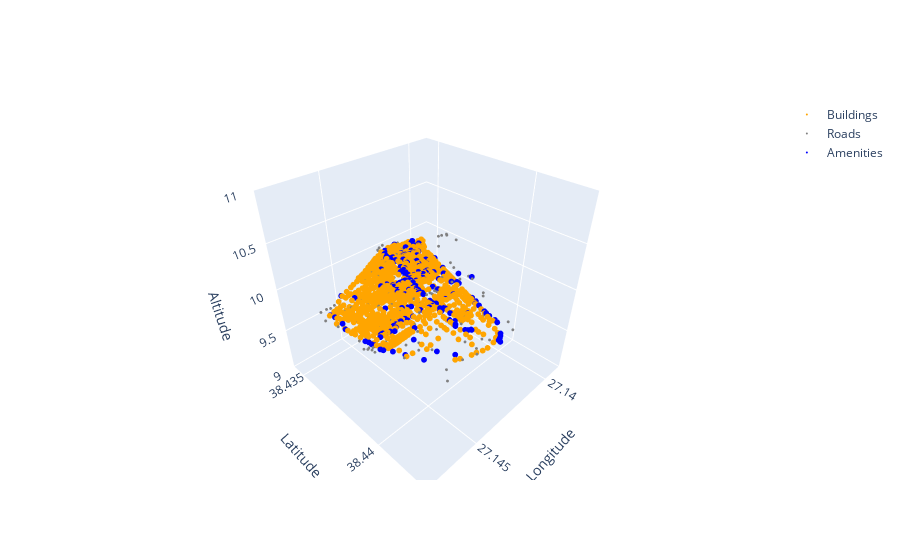

Write notebook code for a chart like this one.
### Code cell
import osmnx as ox
import plotly.graph_objs as go

# Define your location (you can use a place name or coordinates)
place_name = "Alsancak Mahallesi, Konak, Izmir, Turkey"

# Retrieve building footprints, roads, and amenities directly from OpenStreetMap
buildings = ox.geometries_from_place(place_name, tags={'building': True})
roads = ox.geometries_from_place(place_name, tags={'highway': True})
amenities = ox.geometries_from_place(place_name, tags={'amenity': True})

# Assign a constant altitude value for all features
altitude = 10  # You can adjust this value as needed

# Create Plotly traces for buildings, roads, and amenities
building_trace = go.Scatter3d(
    x=buildings['geometry'].apply(lambda geom: geom.centroid.x),
    y=buildings['geometry'].apply(lambda geom: geom.centroid.y),
    z=[altitude] * len(buildings),
    mode='markers',
    marker=dict(color='orange', size=2),
    name='Buildings'
)

road_trace = go.Scatter3d(
    x=roads['geometry'].apply(lambda geom: geom.centroid.x),
    y=roads['geometry'].apply(lambda geom: geom.centroid.y),
    z=[altitude] * len(roads),
    mode='markers',
    marker=dict(color='gray', size=1),
    name='Roads'
)

amenity_trace = go.Scatter3d(
    x=amenities['geometry'].apply(lambda geom: geom.centroid.x),
    y=amenities['geometry'].apply(lambda geom: geom.centroid.y),
    z=[altitude] * len(amenities),
    mode='markers',
    marker=dict(color='blue', size=2),
    name='Amenities'
)

# Create layout for the 3D plot
layout = go.Layout(
    scene=dict(
        xaxis=dict(title='Longitude'),
        yaxis=dict(title='Latitude'),
        zaxis=dict(title='Altitude'),
        aspectmode='cube'
    )
)

# Create the figure and plot
fig = go.Figure(data=[building_trace, road_trace, amenity_trace], layout=layout)
fig.show()

### Figure 1 — Plotly figure (JSON) as saved in the notebook; plotly's stock layout.template omitted (floating-point values rounded to 4 significant figures; data arrays with more than 128 entries replaced by an {"elided": "..."} marker saying what was removed)
{"data": [{"marker": {"color": "orange", "size": 2}, "mode": "markers", "name": "Buildings", "type": "scatter3d", "x": {"elided": "856 float values"}, "y": {"elided": "856 float values"}, "z": {"elided": "856 int values"}}, {"marker": {"color": "gray", "size": 1}, "mode": "markers", "name": "Roads", "type": "scatter3d", "x": [27.15, 27.14, 27.15, 27.14, 27.15, 27.14, 27.15, 27.14, 27.15, 27.14, 27.15, 27.14, 27.15, 27.14, 27.15, 27.15, 27.14, 27.14, 27.14, 27.15, 27.15, 27.15, 27.14, 27.14, 27.14, 27.14, 27.14, 27.14, 27.15, 27.15, 27.14, 27.14, 27.14, 27.14, 27.14, 27.14, 27.14, 27.14, 27.14, 27.14, 27.14, 27.14, 27.14, 27.14, 27.14, 27.14, 27.15, 27.15, 27.15, 27.15, 27.15, 27.15, 27.15, 27.14, 27.14, 27.15, 27.14, 27.14, 27.14, 27.14, 27.15, 27.14, 27.14, 27.14, 27.15, 27.14, 27.15, 27.14, 27.14, 27.15, 27.15, 27.14, 27.15, 27.15, 27.14, 27.14, 27.14, 27.15, 27.14, 27.14, 27.14, 27.14, 27.15, 27.14, 27.14, 27.14, 27.14, 27.14, 27.14, 27.14, 27.14, 27.15, 27.15, 27.15, 27.15, 27.15, 27.14, 27.14, 27.14, 27.14, 27.14, 27.14, 27.14, 27.14, 27.14, 27.15, 27.15, 27.14, 27.14, 27.14, 27.14, 27.14, 27.14, 27.14, 27.15, 27.15, 27.15, 27.14, 27.15, 27.15], "y": [38.44, 38.44, 38.44, 38.43, 38.44, 38.44, 38.44, 38.44, 38.44, 38.44, 38.44, 38.44, 38.44, 38.44, 38.44, 38.44, 38.44, 38.44, 38.44, 38.44, 38.44, 38.44, 38.44, 38.44, 38.44, 38.44, 38.44, 38.44, 38.44, 38.44, 38.43, 38.44, 38.44, 38.44, 38.44, 38.44, 38.44, 38.44, 38.44, 38.44, 38.44, 38.44, 38.44, 38.44, 38.44, 38.44, 38.44, 38.44, 38.44, 38.44, 38.44, 38.44, 38.44, 38.44, 38.44, 38.44, 38.44, 38.44, 38.44, 38.44, 38.44, 38.44, 38.44, 38.44, 38.44, 38.44, 38.44, 38.44, 38.44, 38.44, 38.44, 38.43, 38.44, 38.44, 38.44, 38.44, 38.44, 38.44, 38.44, 38.44, 38.44, 38.44, 38.44, 38.44, 38.44, 38.44, 38.43, 38.44, 38.44, 38.44, 38.44, 38.44, 38.44, 38.44, 38.44, 38.44, 38.44, 38.44, 38.44, 38.44, 38.44, 38.44, 38.44, 38.44, 38.44, 38.44, 38.44, 38.44, 38.44, 38.44, 38.43, 38.44, 38.44, 38.43, 38.44, 38.44, 38.44, 38.44, 38.44, 38.44], "z": [10, 10, 10, 10, 10, 10, 10, 10, 10, 10, 10, 10, 10, 10, 10, 10, 10, 10, 10, 10, 10, 10, 10, 10, 10, 10, 10, 10, 10, 10, 10, 10, 10, 10, 10, 10, 10, 10, 10, 10, 10, 10, 10, 10, 10, 10, 10, 10, 10, 10, 10, 10, 10, 10, 10, 10, 10, 10, 10, 10, 10, 10, 10, 10, 10, 10, 10, 10, 10, 10, 10, 10, 10, 10, 10, 10, 10, 10, 10, 10, 10, 10, 10, 10, 10, 10, 10, 10, 10, 10, 10, 10, 10, 10, 10, 10, 10, 10, 10, 10, 10, 10, 10, 10, 10, 10, 10, 10, 10, 10, 10, 10, 10, 10, 10, 10, 10, 10, 10, 10]}, {"marker": {"color": "blue", "size": 2}, "mode": "markers", "name": "Amenities", "type": "scatter3d", "x": {"elided": "197 float values"}, "y": {"elided": "197 float values"}, "z": {"elided": "197 int values"}}], "layout": {"scene": {"aspectmode": "cube", "xaxis": {"title": {"text": "Longitude"}}, "yaxis": {"title": {"text": "Latitude"}}, "zaxis": {"title": {"text": "Altitude"}}}}}
